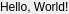
<?xml version="1.0" encoding="UTF-8"?>
<ui version="4.0"><class>CorpusGreeting</class><widget class="QLabel" name="greeting"><property name="text"><string>Hello, World!</string></property></widget><resources/><connections/></ui>
